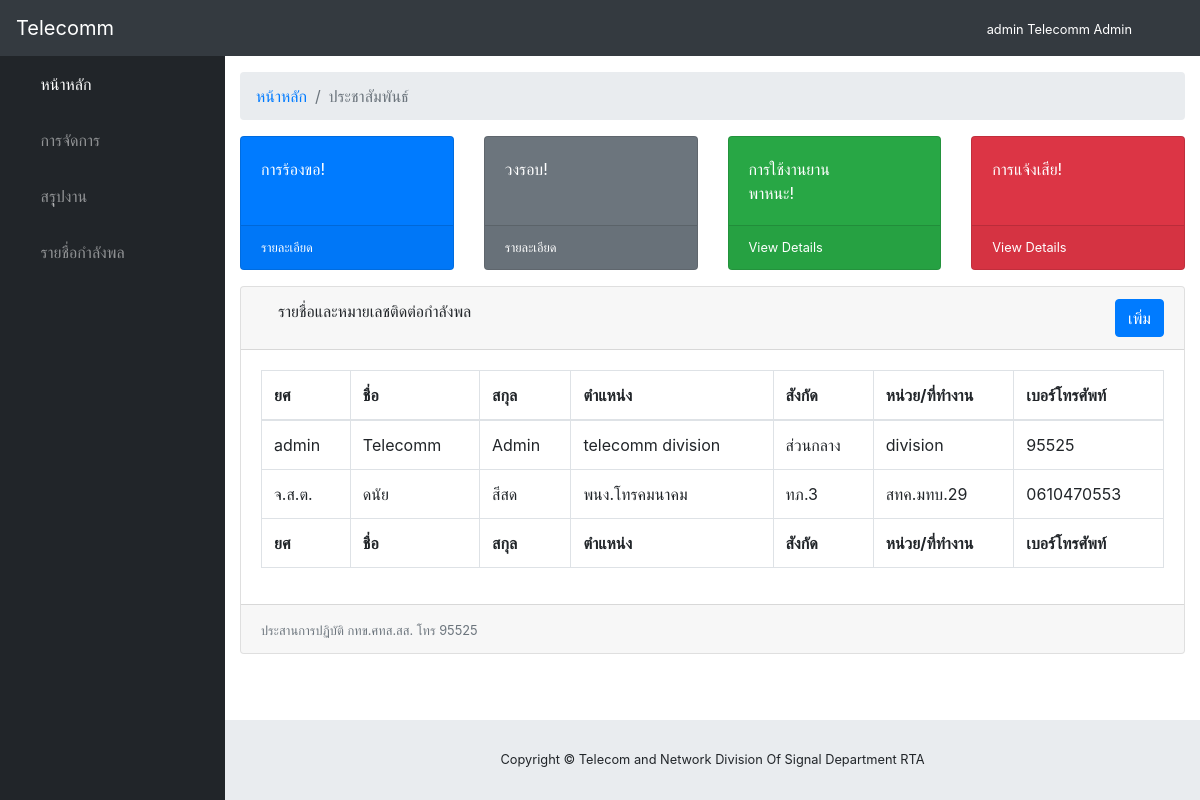
Screenshot of /accounts/employees/ (signed in) with the database file from the repository.
### accounts/models.py (models this page shows)
class Employee(AbstractUser):
	rank = models.CharField(max_length=20)
	position = models.CharField(max_length=200)
	sector = models.CharField(max_length=100, choices=[
		('ส่วนกลาง', 'ส่วนกลาง'),
		('ทภ.1', 'ทภ.1'),
		('ทภ.2', 'ทภ.2'),
		('ทภ.3', 'ทภ.3'),
		('ทภ.4', 'ทภ.4'),
		('อื่นๆ', 'อื่นๆ')
	])
	place = models.CharField(max_length=200)
	phone = models.CharField(max_length=10)
	email = models.EmailField()

### accounts/views.py (the view)
# urls.py: path('employees/', EmployeeView.as_view(), name='employee'),
class EmployeeView(LoginRequiredMixin, generic.ListView):
	login_url = 'login'
	redirect_field_name = 'home'
	model = Employee
	template_name = 'employee.html'

### accounts/templates/employee.html (shortened to what this page needs)
{% extends "base.html" %}
{% block links %}
  <link href="/static/css/sb-admin.css" rel="stylesheet">
{% endblock %}
{% block body %}
<body id="page-top">
  <nav class="navbar navbar-expand navbar-dark bg-dark static-top">
    <a class="navbar-brand mr-1" href="{% url 'home' %}">Telecomm</a>
    <button class="btn btn-link btn-sm text-white order-1 order-sm-0" id="sidebarToggle" href="#">
      <i class="fas fa-bars"></i>
    </button>
    <div class="d-none d-md-inline-block form-inline ml-auto mr-0 mr-md-3 my-2 my-md-0">
      <small class="text text-white">{{ user.rank }} {{ user.first_name }} {{ user.last_name }}</small>
    </div>
    <ul class="navbar-nav ml-auto ml-md-0">
      <li class="nav-item dropdown no-arrow">
        <a class="nav-link dropdown-toggle" href="#" id="userDropdown" role="button" data-toggle="dropdown" aria-haspopup="true" aria-expanded="false">
          <i class="fas fa-user-circle fa-fw"></i>
        </a>
      </li>
    </ul>
  </nav>
  <div id="wrapper">
    <ul class="sidebar navbar-nav">
      <li class="nav-item active">
        <a class="nav-link" href="{% url 'home' %}">
          <i class="fas fa-fw fa-tachometer-alt"></i>
          <span>หน้าหลัก</span>
        </a>
      </li>
      <li class="nav-item dropdown">
        <a class="nav-link dropdown-toggle" href="#" id="pagesDropdown" role="button" data-toggle="dropdown" aria-haspopup="true" aria-expanded="false">
          <i class="fas fa-fw fa-folder"></i>
          <span>การจัดการ</span>
        </a>
      </li>
      <li class="nav-item">
        <a class="nav-link" href="#">
          <i class="fas fa-fw fa-chart-area"></i>
          <span>สรุุปงาน</span></a>
      </li>
      <li class="nav-item">
        <a class="nav-link" href="#">
          <i class="fas fa-fw fa-table"></i>
          <span>รายชื่อกำลังพล</span></a>
      </li>
    </ul>
    <div id="content-wrapper">
      <div class="container-fluid">
        <ol class="breadcrumb">
          <li class="breadcrumb-item">
            <a href="{% url 'home' %}">หน้าหลัก</a>
          </li>
          <li class="breadcrumb-item active">ประชาสัมพันธ์</li>
        </ol>
        <div class="row">
          <div class="col-xl-3 col-sm-6 mb-3">
            <div class="card text-white bg-primary o-hidden h-100">
              <div class="card-body">
                <div class="card-body-icon">
                  <i class="fas fa-fw fa-bullhorn"></i>
                </div>
                <div class="mr-5">การร้องขอ!</div>
              </div>
              <a class="card-footer text-white clearfix small z-1" href="#">
                <span class="float-left">รายละเอียด</span>
                <span class="float-right">
                  <i class="fas fa-angle-right"></i>
                </span>
              </a>
            </div>
          </div>
          <div class="col-xl-3 col-sm-6 mb-3">
            <div class="card text-white bg-secondary o-hidden h-100">
              <div class="card-body">
                <div class="card-body-icon">
                  <i class="fas fa-fw fa-location-arrow"></i>
                </div>
                <div class="mr-5">วงรอบ!</div>
              </div>
              <a class="card-footer text-white clearfix small z-1" href="#">
                <span class="float-left">รายละเอียด</span>
                <span class="float-right">
                  <i class="fas fa-angle-right"></i>
                </span>
              </a>
            </div>
          </div>
          <div class="col-xl-3 col-sm-6 mb-3">
            <div class="card text-white bg-success o-hidden h-100">
              <div class="card-body">
                <div class="card-body-icon">
                  <i class="fas fa-fw fa-car"></i>
                </div>
                <div class="mr-5">การใช้งานยานพาหนะ!</div>
              </div>
              <a class="card-footer text-white clearfix small z-1" href="#">
                <span class="float-left">View Details</span>
                <span class="float-right">
                  <i class="fas fa-angle-right"></i>
                </span>
              </a>
            </div>
          </div>
          <div class="col-xl-3 col-sm-6 mb-3">
            <div class="card text-white bg-danger o-hidden h-100">
              <div class="card-body">
                <div class="card-body-icon">
                  <i class="fas fa-fw fa-wrench"></i>
                </div>
                <div class="mr-5">การแจ้งเสีย!</div>
              </div>
              <a class="card-footer text-white clearfix small z-1" href="#">
                <span class="float-left">View Details</span>
                <span class="float-right">
                  <i class="fas fa-angle-right"></i>
                </span>
              </a>
            </div>
          </div>
        </div>
        <div class="card mb-3">
          <div class="card-header">
            <i class="fas fa-exclamation-triangle"></i>
            รายชื่อและหมายเลชติดต่อกำลังพล
              <a href="{% url 'home' %}" class="btn btn-primary float-right">เพิ่ม</a>
          </div>
          <div class="card-body">
            <div class="table-responsive">
              <table class="table table-bordered" id="dataTable" width="100%" cellspacing="0">
                <thead>
                  <tr>
                    <th>ยศ</th>
                    <th>ชื่อ</th>
                    <th>สกุล</th>
                    <th>ตำแหน่ง</th>
                    <th>สังกัด</th>
                    <th>หน่วย/ที่ทำงาน</th>
                    <th>เบอร์โทรศัพท์</th>
                  </tr>
                </thead>
                <tfoot>
                  <tr>
                    <th>ยศ</th>
                    <th>ชื่อ</th>
                    <th>สกุล</th>
                    <th>ตำแหน่ง</th>
                    <th>สังกัด</th>
                    <th>หน่วย/ที่ทำงาน</th>
                    <th>เบอร์โทรศัพท์</th>
                  </tr>
                </tfoot>
                <tbody>
                {% for emp in object_list %}
                  <tr>
                    <td>{{ emp.rank }}</td>
                    <td>{{ emp.first_name }}</td>
                    <td>{{ emp.last_name }}</td>
                    <td>{{ emp.position }}</td>
                    <td>{{ emp.sector }}</td>
                    <td>{{ emp.place }}</td>
                    <td>{{ emp.phone }}</td>
                  </tr>
                  {% endfor %}
                </tbody>
              </table>
            </div>
          </div>
          <div class="card-footer">
            <span class="small text-muted text-left">ประสานการปฏิบัติ กทข.ศทส.สส. โทร 95525</span>
          </div>
        </div>
      </div>
    </div>
  </div>
</body>
{% endblock %}

### rows the page displays
Employee: rank "admin", first_name "Telecomm", last_name "Admin", position "telecomm division", sector "ส่วนกลาง", place "division", phone "95525"
Employee: rank "จ.ส.ต.", first_name "ดนัย", last_name "สีสด", position "พนง.โทรคมนาคม", sector "ทภ.3", place "สทค.มทบ.29", phone "0610470553"
